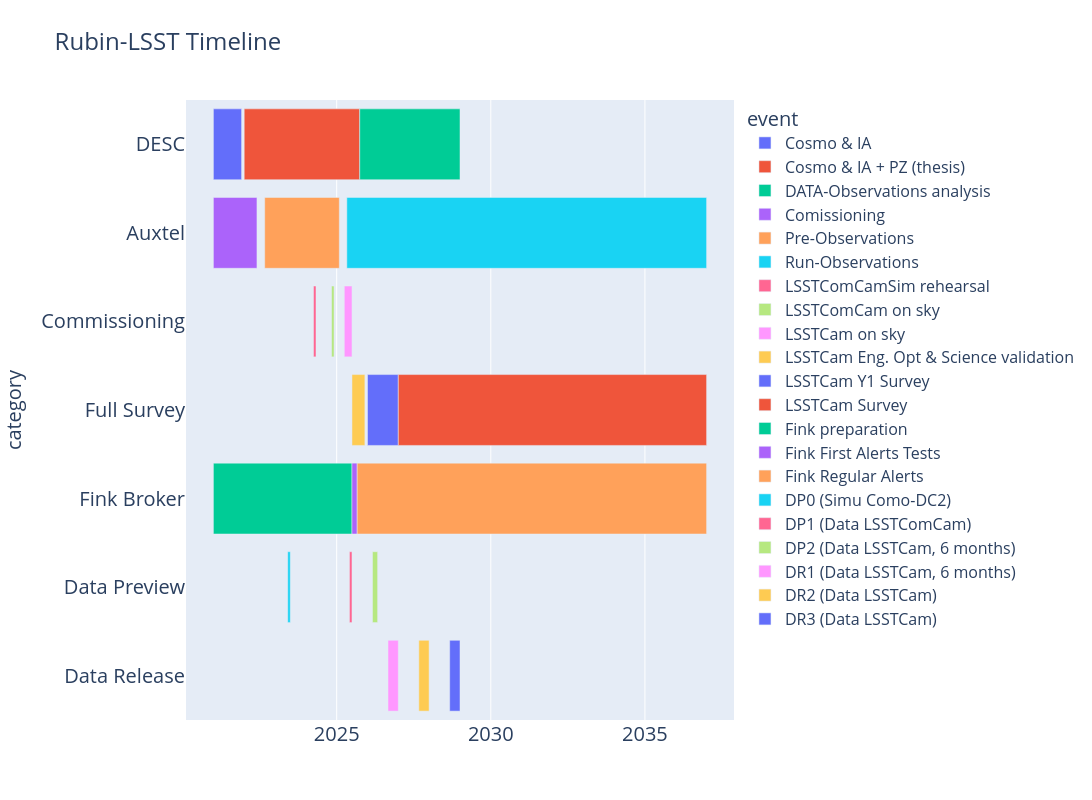

Here is the notebook cell this chart was saved with:
### Code cell
import pandas as pd
import plotly.express as px

# Données avec activités parallèles
df_timeline = pd.DataFrame([
    ("2021-01","2021-12", "Cosmo & IA","DESC"),
    ("2022-01","2025-10", "Cosmo & IA + PZ (thesis)","DESC"),
    ("2025-10","2029-01", "DATA-Observations analysis ","DESC"),
    ("2021-01", "2022-06", "Comissioning", "Auxtel"),
    ("2022-09", "2025-02", "Pre-Observations", "Auxtel"),
    ("2025-05", "2037-01", "Run-Observations", "Auxtel"),
#    ("2021-01", "2024-12", "Delegate Assembly", "Prep Data"),
#    ("2025-01", "2025-06", "Rubin Science Assembly", "Prep Data"),
    ("2024-04", "2024-05","LSSTComCamSim rehearsal","Commissioning"),
    ("2024-11", "2024-12","LSSTComCam on sky","Commissioning"),
    ("2025-04", "2025-07","LSSTCam on sky","Commissioning"),
    ("2025-07", "2025-12", "LSSTCam Eng. Opt & Science validation", "Full Survey"),
    ("2026-01", "2027-01", "LSSTCam Y1 Survey", "Full Survey"),
    ("2027-01", "2037-01", "LSSTCam Survey", "Full Survey"),
    ("2021-01", "2025-07","Fink preparation","Fink Broker"),
    ("2025-07", "2025-09","Fink First Alerts Tests","Fink Broker"),
    ("2025-09", "2037-01","Fink Regular Alerts","Fink Broker"),
    ("2023-06", "2023-07", "DP0 (Simu Como-DC2)", "Data Preview"),
    ("2025-06", "2025-07", "DP1 (Data LSSTComCam)", "Data Preview"),
    ("2026-03", "2026-05", "DP2 (Data LSSTCam, 6 months)", "Data Preview"),
    ("2026-09", "2027-01", "DR1 (Data LSSTCam, 6 months) ", "Data Release"),
    ("2027-09", "2028-01", "DR2 (Data LSSTCam)", "Data Release"),
    ("2028-09", "2029-01", "DR3 (Data LSSTCam)", "Data Release"),
    
], columns=["start", "end", "event", "category"])

# Conversion des dates
df_timeline["start"] = pd.to_datetime(df_timeline["start"])
df_timeline["end"] = pd.to_datetime(df_timeline["end"])


# Plot horizontal
fig = px.timeline(
    df_timeline,
    x_start="start",
    x_end="end",
    y="category",
    color="event",
    title="Rubin-LSST Timeline"
)



fig.update_yaxes(autorange="reversed")

fig.update_layout(
    title="Rubin-LSST Timeline",
    height=800,
    width=1200,
    title_font=dict(size=24),  # Taille du titre
    xaxis_title_font=dict(size=20),  # Taille du titre de l'axe X
    yaxis_title_font=dict(size=20),  # Taille du titre de l'axe Y
    legend_title_font=dict(size=20),  # Taille du titre de la légende
    legend_font=dict(size=16),  # Taille des étiquettes de la légende
    font=dict(size=20)  # Taille des étiquettes des barres
)

fig.show()

### Figure 1 — Plotly figure (JSON) as saved in the notebook; plotly's stock layout.template omitted (floating-point values rounded to 4 significant figures)
{"data": [{"base": ["2021-01-01T00:00:00.000000"], "hovertemplate": "event=Cosmo & IA<br>start=%{base}<br>end=%{x}<br>category=%{y}<extra></extra>", "legendgroup": "Cosmo & IA", "marker": {"color": "#636efa", "pattern": {"shape": ""}}, "name": "Cosmo & IA", "orientation": "h", "showlegend": true, "textposition": "auto", "type": "bar", "x": [28857600000], "xaxis": "x", "y": ["DESC"], "yaxis": "y"}, {"base": ["2022-01-01T00:00:00.000000"], "hovertemplate": "event=Cosmo & IA + PZ (thesis)<br>start=%{base}<br>end=%{x}<br>category=%{y}<extra></extra>", "legendgroup": "Cosmo & IA + PZ (thesis)", "marker": {"color": "#EF553B", "pattern": {"shape": ""}}, "name": "Cosmo & IA + PZ (thesis)", "orientation": "h", "showlegend": true, "textposition": "auto", "type": "bar", "x": [118281600000], "xaxis": "x", "y": ["DESC"], "yaxis": "y"}, {"base": ["2025-10-01T00:00:00.000000"], "hovertemplate": "event=DATA-Observations analysis <br>start=%{base}<br>end=%{x}<br>category=%{y}<extra></extra>", "legendgroup": "DATA-Observations analysis ", "marker": {"color": "#00cc96", "pattern": {"shape": ""}}, "name": "DATA-Observations analysis ", "orientation": "h", "showlegend": true, "textposition": "auto", "type": "bar", "x": [102643200000], "xaxis": "x", "y": ["DESC"], "yaxis": "y"}, {"base": ["2021-01-01T00:00:00.000000"], "hovertemplate": "event=Comissioning<br>start=%{base}<br>end=%{x}<br>category=%{y}<extra></extra>", "legendgroup": "Comissioning", "marker": {"color": "#ab63fa", "pattern": {"shape": ""}}, "name": "Comissioning", "orientation": "h", "showlegend": true, "textposition": "auto", "type": "bar", "x": [44582400000], "xaxis": "x", "y": ["Auxtel"], "yaxis": "y"}, {"base": ["2022-09-01T00:00:00.000000"], "hovertemplate": "event=Pre-Observations<br>start=%{base}<br>end=%{x}<br>category=%{y}<extra></extra>", "legendgroup": "Pre-Observations", "marker": {"color": "#FFA15A", "pattern": {"shape": ""}}, "name": "Pre-Observations", "orientation": "h", "showlegend": true, "textposition": "auto", "type": "bar", "x": [76377600000], "xaxis": "x", "y": ["Auxtel"], "yaxis": "y"}, {"base": ["2025-05-01T00:00:00.000000"], "hovertemplate": "event=Run-Observations<br>start=%{base}<br>end=%{x}<br>category=%{y}<extra></extra>", "legendgroup": "Run-Observations", "marker": {"color": "#19d3f3", "pattern": {"shape": ""}}, "name": "Run-Observations", "orientation": "h", "showlegend": true, "textposition": "auto", "type": "bar", "x": [368323200000], "xaxis": "x", "y": ["Auxtel"], "yaxis": "y"}, {"base": ["2024-04-01T00:00:00.000000"], "hovertemplate": "event=LSSTComCamSim rehearsal<br>start=%{base}<br>end=%{x}<br>category=%{y}<extra></extra>", "legendgroup": "LSSTComCamSim rehearsal", "marker": {"color": "#FF6692", "pattern": {"shape": ""}}, "name": "LSSTComCamSim rehearsal", "orientation": "h", "showlegend": true, "textposition": "auto", "type": "bar", "x": [2592000000], "xaxis": "x", "y": ["Commissioning"], "yaxis": "y"}, {"base": ["2024-11-01T00:00:00.000000"], "hovertemplate": "event=LSSTComCam on sky<br>start=%{base}<br>end=%{x}<br>category=%{y}<extra></extra>", "legendgroup": "LSSTComCam on sky", "marker": {"color": "#B6E880", "pattern": {"shape": ""}}, "name": "LSSTComCam on sky", "orientation": "h", "showlegend": true, "textposition": "auto", "type": "bar", "x": [2592000000], "xaxis": "x", "y": ["Commissioning"], "yaxis": "y"}, {"base": ["2025-04-01T00:00:00.000000"], "hovertemplate": "event=LSSTCam on sky<br>start=%{base}<br>end=%{x}<br>category=%{y}<extra></extra>", "legendgroup": "LSSTCam on sky", "marker": {"color": "#FF97FF", "pattern": {"shape": ""}}, "name": "LSSTCam on sky", "orientation": "h", "showlegend": true, "textposition": "auto", "type": "bar", "x": [7862400000], "xaxis": "x", "y": ["Commissioning"], "yaxis": "y"}, {"base": ["2025-07-01T00:00:00.000000"], "hovertemplate": "event=LSSTCam Eng. Opt & Science validation<br>start=%{base}<br>end=%{x}<br>category=%{y}<extra></extra>", "legendgroup": "LSSTCam Eng. Opt & Science validation", "marker": {"color": "#FECB52", "pattern": {"shape": ""}}, "name": "LSSTCam Eng. Opt & Science validation", "orientation": "h", "showlegend": true, "textposition": "auto", "type": "bar", "x": [13219200000], "xaxis": "x", "y": ["Full Survey"], "yaxis": "y"}, {"base": ["2026-01-01T00:00:00.000000"], "hovertemplate": "event=LSSTCam Y1 Survey<br>start=%{base}<br>end=%{x}<br>category=%{y}<extra></extra>", "legendgroup": "LSSTCam Y1 Survey", "marker": {"color": "#636efa", "pattern": {"shape": ""}}, "name": "LSSTCam Y1 Survey", "orientation": "h", "showlegend": true, "textposition": "auto", "type": "bar", "x": [31536000000], "xaxis": "x", "y": ["Full Survey"], "yaxis": "y"}, {"base": ["2027-01-01T00:00:00.000000"], "hovertemplate": "event=LSSTCam Survey<br>start=%{base}<br>end=%{x}<br>category=%{y}<extra></extra>", "legendgroup": "LSSTCam Survey", "marker": {"color": "#EF553B", "pattern": {"shape": ""}}, "name": "LSSTCam Survey", "orientation": "h", "showlegend": true, "textposition": "auto", "type": "bar", "x": [315619200000], "xaxis": "x", "y": ["Full Survey"], "yaxis": "y"}, {"base": ["2021-01-01T00:00:00.000000"], "hovertemplate": "event=Fink preparation<br>start=%{base}<br>end=%{x}<br>category=%{y}<extra></extra>", "legendgroup": "Fink preparation", "marker": {"color": "#00cc96", "pattern": {"shape": ""}}, "name": "Fink preparation", "orientation": "h", "showlegend": true, "textposition": "auto", "type": "bar", "x": [141868800000], "xaxis": "x", "y": ["Fink Broker"], "yaxis": "y"}, {"base": ["2025-07-01T00:00:00.000000"], "hovertemplate": "event=Fink First Alerts Tests<br>start=%{base}<br>end=%{x}<br>category=%{y}<extra></extra>", "legendgroup": "Fink First Alerts Tests", "marker": {"color": "#ab63fa", "pattern": {"shape": ""}}, "name": "Fink First Alerts Tests", "orientation": "h", "showlegend": true, "textposition": "auto", "type": "bar", "x": [5356800000], "xaxis": "x", "y": ["Fink Broker"], "yaxis": "y"}, {"base": ["2025-09-01T00:00:00.000000"], "hovertemplate": "event=Fink Regular Alerts<br>start=%{base}<br>end=%{x}<br>category=%{y}<extra></extra>", "legendgroup": "Fink Regular Alerts", "marker": {"color": "#FFA15A", "pattern": {"shape": ""}}, "name": "Fink Regular Alerts", "orientation": "h", "showlegend": true, "textposition": "auto", "type": "bar", "x": [357696000000], "xaxis": "x", "y": ["Fink Broker"], "yaxis": "y"}, {"base": ["2023-06-01T00:00:00.000000"], "hovertemplate": "event=DP0 (Simu Como-DC2)<br>start=%{base}<br>end=%{x}<br>category=%{y}<extra></extra>", "legendgroup": "DP0 (Simu Como-DC2)", "marker": {"color": "#19d3f3", "pattern": {"shape": ""}}, "name": "DP0 (Simu Como-DC2)", "orientation": "h", "showlegend": true, "textposition": "auto", "type": "bar", "x": [2592000000], "xaxis": "x", "y": ["Data Preview"], "yaxis": "y"}, {"base": ["2025-06-01T00:00:00.000000"], "hovertemplate": "event=DP1 (Data LSSTComCam)<br>start=%{base}<br>end=%{x}<br>category=%{y}<extra></extra>", "legendgroup": "DP1 (Data LSSTComCam)", "marker": {"color": "#FF6692", "pattern": {"shape": ""}}, "name": "DP1 (Data LSSTComCam)", "orientation": "h", "showlegend": true, "textposition": "auto", "type": "bar", "x": [2592000000], "xaxis": "x", "y": ["Data Preview"], "yaxis": "y"}, {"base": ["2026-03-01T00:00:00.000000"], "hovertemplate": "event=DP2 (Data LSSTCam, 6 months)<br>start=%{base}<br>end=%{x}<br>category=%{y}<extra></extra>", "legendgroup": "DP2 (Data LSSTCam, 6 months)", "marker": {"color": "#B6E880", "pattern": {"shape": ""}}, "name": "DP2 (Data LSSTCam, 6 months)", "orientation": "h", "showlegend": true, "textposition": "auto", "type": "bar", "x": [5270400000], "xaxis": "x", "y": ["Data Preview"], "yaxis": "y"}, {"base": ["2026-09-01T00:00:00.000000"], "hovertemplate": "event=DR1 (Data LSSTCam, 6 months) <br>start=%{base}<br>end=%{x}<br>category=%{y}<extra></extra>", "legendgroup": "DR1 (Data LSSTCam, 6 months) ", "marker": {"color": "#FF97FF", "pattern": {"shape": ""}}, "name": "DR1 (Data LSSTCam, 6 months) ", "orientation": "h", "showlegend": true, "textposition": "auto", "type": "bar", "x": [10540800000], "xaxis": "x", "y": ["Data Release"], "yaxis": "y"}, {"base": ["2027-09-01T00:00:00.000000"], "hovertemplate": "event=DR2 (Data LSSTCam)<br>start=%{base}<br>end=%{x}<br>category=%{y}<extra></extra>", "legendgroup": "DR2 (Data LSSTCam)", "marker": {"color": "#FECB52", "pattern": {"shape": ""}}, "name": "DR2 (Data LSSTCam)", "orientation": "h", "showlegend": true, "textposition": "auto", "type": "bar", "x": [10540800000], "xaxis": "x", "y": ["Data Release"], "yaxis": "y"}, {"base": ["2028-09-01T00:00:00.000000"], "hovertemplate": "event=DR3 (Data LSSTCam)<br>start=%{base}<br>end=%{x}<br>category=%{y}<extra></extra>", "legendgroup": "DR3 (Data LSSTCam)", "marker": {"color": "#636efa", "pattern": {"shape": ""}}, "name": "DR3 (Data LSSTCam)", "orientation": "h", "showlegend": true, "textposition": "auto", "type": "bar", "x": [10540800000], "xaxis": "x", "y": ["Data Release"], "yaxis": "y"}], "layout": {"barmode": "overlay", "font": {"size": 20}, "height": 800, "legend": {"font": {"size": 16}, "title": {"font": {"size": 20}, "text": "event"}, "tracegroupgap": 0}, "title": {"font": {"size": 24}, "text": "Rubin-LSST Timeline"}, "width": 1200, "xaxis": {"anchor": "y", "domain": [0, 1], "title": {"font": {"size": 20}}, "type": "date"}, "yaxis": {"anchor": "x", "autorange": "reversed", "domain": [0, 1], "title": {"font": {"size": 20}, "text": "category"}}}}
